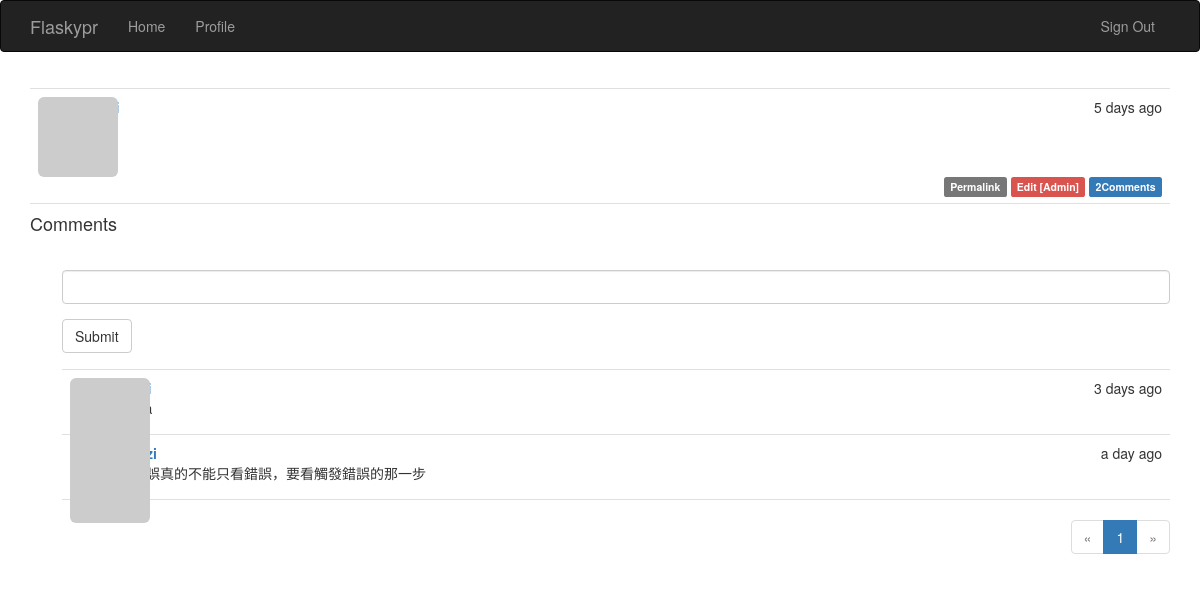
The app's page /post/130 (signed in) with its own data.
### app/models.py (models this page shows, shortened)
class Post(db.Model):
    __tablename__ = 'posts'
    id = db.Column(db.Integer, primary_key=True)
    body = db.Column(db.Text)
    timestamp = db.Column(db.DateTime, index=True, default=datetime.datetime.utcnow)
    author_id = db.Column(db.Integer, db.ForeignKey('users.id'))
    body_html = db.Column(db.Text)
    comments = db.relationship('Comment', backref='post', lazy='dynamic')

class Comment(db.Model):
    __tablename__ = 'comments'
    id = db.Column(db.Integer, primary_key=True)
    body = db.Column(db.Text)
    body_html = db.Column(db.Text)
    timestamp = db.Column(db.DateTime, index=True, default=datetime.datetime.utcnow)
    disabled = db.Column(db.Boolean)
    author_id = db.Column(db.Integer, db.ForeignKey('users.id'))
    post_id = db.Column(db.Integer, db.ForeignKey('posts.id'))

### app/main/views.py (the view, shortened to what this page needs)
@main.route('/post/<int:id>', methods=['POST', 'GET'])
def post(id):
    post = Post.query.get_or_404(id)
    form = CommentForm()
    page = request.args.get('page', 1, type=int)
    if page == -1:
        page = (post.comments.count() - 1)/ \
            current_app.config['FLASKY_COMMENTS_PER_PAGE'] + 1
    pagination = post.comments.order_by(Comment.timestamp.asc()).paginate(
        page, per_page=current_app.config['FLASKY_COMMENTS_PER_PAGE'],
        error_out=False)
    comments = pagination.items
    return render_template('post.html', posts=[post], form=form,
                           comments=comments, pagination=pagination)

### app/main/forms.py
class CommentForm(FlaskForm):
    body = StringField('', validators=[DataRequired()])
    submit = SubmitField('Submit')

### app/auth/views.py (called while the page is built)
@auth.before_app_request
def before_request():
    if current_user.is_authenticated:
        current_user.ping()
        if not current_user.confirmed \
            and request.endpoint[:5] != 'auth.'\
                and request.endpoint != 'static':
            return redirect(url_for('auth.unconfirmed'))

### app/main/__init__.py (called while the page is built)
@main.app_context_processor
def inject_permissions():
    return dict(Permission=Permission)

### app/main/views.py (called while the page is built)
@main.after_app_request
def after_request(response):
    for query in get_debug_queries():
        if query.duration >= current_app.config['FLASK_SLOW_DB_QUERY_TIME']:
            current_app.logger.warning(
                "Slow query: %s\nParameters: %s\nDuration: %fs\nContext: %s\n" %(
                    query.statement, query.parameters, query.duration, query.context))
    return response

### app/models.py (called while the page is built)
@login_manager.user_loader
def load_user(user_id):
    return User.query.get(int(user_id))

    def has_permission(self, perm):
        return (self.permissions & perm) == perm

    def ping(self):
        self.last_seen = datetime.datetime.utcnow()
        db.session.add(self)

    def can(self, perm):
        return self.role is not None and self.role.has_permission(perm)

    def gravatar(self, size=100, default='identicon', rating='g'):
        if request.is_secure:
            url = 'https://secure.gravatar.com/avatar'
        else:
            url = 'http://www.gravatar.com/avatar'
        hash = self.avatar_hash or hashlib.md5(self.email.encode('utf-8')).hexdigest()
        return '{url}/{hash}?s={size}&d={default}&r={rating}'.format(
            url=url, hash=hash, size=size, default=default, rating=rating
        )

### app/templates/post.html (shortened to what this page needs)
{% extends "base.html" %}
{% import "bootstrap/wtf.html" as wtf %}
{% import "_macros.html" as macros %}
{% block page_content %}
{% include '_posts.html' %}
<h4 id="comments">Comments</h4>
{% if current_user.can(Permission.COMMENT) %}
<div class="comment-form">
    {{ wtf.quick_form(form) }}
</div>
{% endif %}
{% include '_comments.html' %}
{% if pagination %}
<div class="pagination">
    {{ macros.pagination_widget(pagination, '.post', fragment='#comments', id=posts[0].id) }}
</div>
{% endif %}
{% endblock %}

### app/templates/_posts.html
<ul class="posts">
    {% for post in posts %}
    <li class="post">
        <div class="post-thumbnail">
            <a href="{{ url_for('.user', username=post.author.username) }}">
                <img class="img-rounded profile-thumbnail" src="{{ post.author.gravatar(size=40) }}">
            </a>
        </div>
        <div class="post-content">
            <div class="post-date">{{ moment(post.timestamp).fromNow() }}</div>
            <div class="post-author"><a href="{{ url_for('.user', username=post.author.username) }}">{{ post.author.username }}</a></div>
        </div>
        <div class="post-body">
            {% if post.body_html %}
            {{ post.body_html | safe }}
            {% else %}
                {{ post.body }}
            {% endif %}
        </div>
        <div class="post-footer">
            <a href="{{ url_for('.post', id=post.id) }}">
                <span class="label label-default">Permalink</span>
            </a>
            {% if current_user == post.author %}
            <a href="url_for('.edit', id=post.id)">
                <span class="label label-primary">Edit</span>
            </a>
            {% elif current_user.is_administrator %}
            <a href="{{ url_for('.edit', id=post.id) }}">
                <span class="label label-danger">Edit [Admin]</span>
            </a>
            {% endif %}
             <a href="{{ url_for('.post', id=post.id) }}#comments">
                <span class="label label-primary">{{ post.comments.count()  }}Comments</span>
            </a>
        </div>
    </li>
    {% endfor %}
</ul>

### app/templates/_comments.html (shortened to what this page needs)
<ul class="comments">
    {% for comment in comments %}
    <li class="comment">
        <div class="comment-thumbnail">
            <a href="{{ url_for('.user', username=comment.author.username) }}">
                <img class="img-rounded profile-thumbnail" src="{{ comment.author.gravatar(size=40) }}">
            </a>
        </div>
        <div class="comment-content">
            <div class="comment-date">{{ moment(comment.timestamp).fromNow() }}</div>
            <div class="comment-author"><a href="{{ url_for('.user', username=comment.author.username) }}">{{ comment.author.username }}</a></div>
            <div class="comment-body">
                {% if moderate or not comment.disabled %}
                    {% if comment.body_html %}
                        {{ comment.body_html | safe }}
                    {% else %}
                        {{ comment.body }}
                    {% endif %}
                {% endif %}
            </div>
        </div>
    </li>
    {% endfor %}
</ul>

### app/static/styles.css (style rules this page uses)
.profile-thumbnail { position: absolute; }
ul.posts { list-style-type: none; padding: 0px; margin: 16px 0px 0px 0px; border-top: 1px solid #e0e0e0; }
ul.posts li.post { padding: 8px; border-bottom: 1px solid #e0e0e0; }
div.post-date { float: right; }
div.post-author { font-weight: bold; }
div.post-thumbnail { position: absolute; }
div.post-content { margin-left: 48px; min-height: 48px; }
div.post-footer { text-align: right; }
div.pagination { width: 100%; text-align: right; padding: 0px; margin: 0px; }
ul.comments { list-style-type: none; padding: 0px; margin: 16px 0px 0px 0px; }
ul.comments li.comment { margin-left: 32px; padding: 8px; border-bottom: 1px solid #e0e0e0; }
ul.comments li.comment:nth-child(1) { border-top: 1px solid #e0e0e0; }
div.comment-date { float: right; }
div.comment-author { font-weight: bold; }
div.comment-thumbnail { position: absolute; }
div.comment-content { margin-left: 48px; min-height: 48px; }
div.comment-form { margin: 16px 0px 16px 32px; }

### records on screen
Post: timestamp "5 days ago", comments.count "2"
Comment: timestamp "3 days ago"
Comment: timestamp "a day ago", body_html "看錯誤真的不能只看錯誤，要看觸發錯誤的那一步"

### other values on screen
{{ p }} "1"
